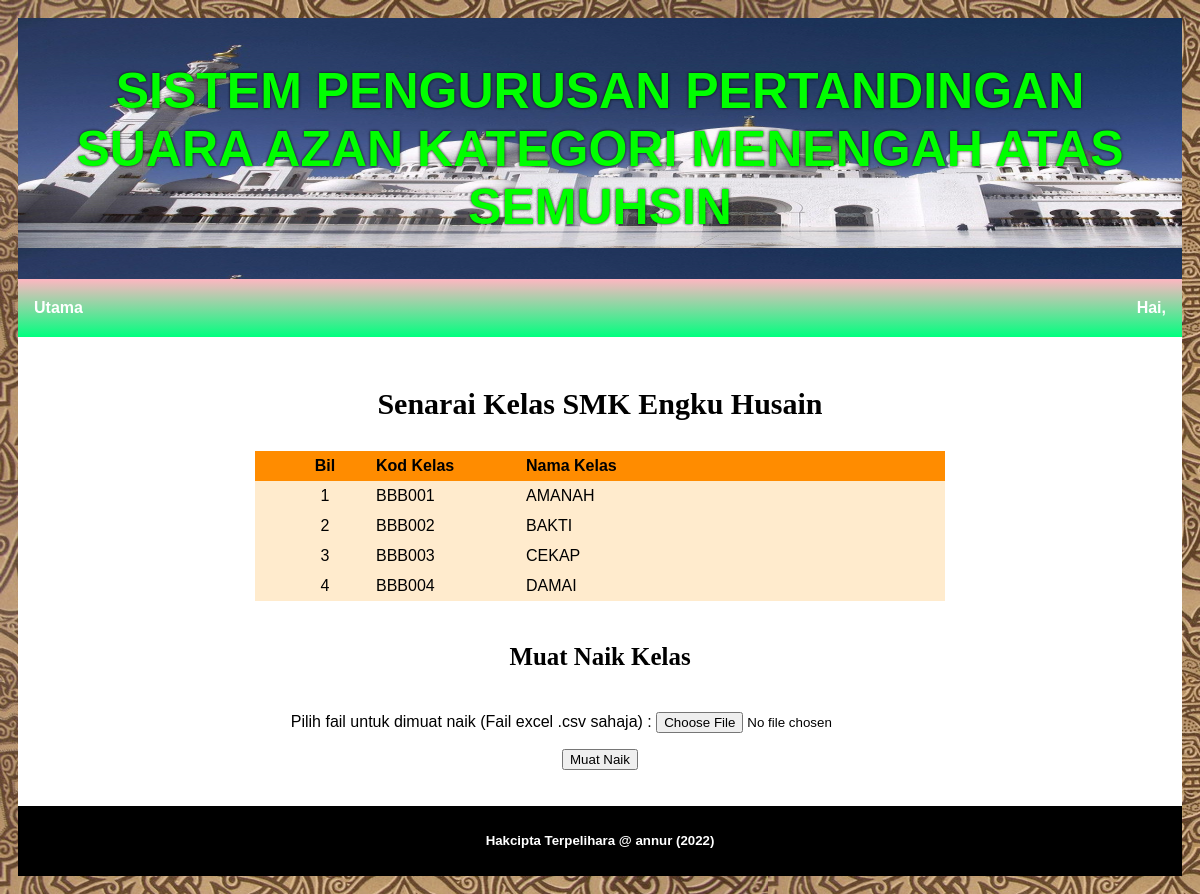
The page /annur/kelas.php (signed in) on the database its author committed.
### tables this page shows
CREATE TABLE `kelas` (
  `kod_kelas` varchar(7) NOT NULL,
  `nama_kelas` varchar(255) NOT NULL
);

### annur/kelas.php (the view, shortened to what this page needs)
<?php
include ("header.php");
include ("nav.php");
?>
<html>
<head>
</head>
<body>
<div id="mainbody">
<div id="tajuk">
   <p>Senarai Kelas SMK Engku Husain</p>
</div>
<?php
$mysql = "SELECT * FROM kelas
          ORDER BY kod_kelas";
$result = mysqli_query($conn, $mysql) or die(mysqli_error());
$bil = 0;
if (mysqli_num_rows($result) > 0)
{
	echo "<table border='0'>";
	echo "<col width='20'>";
	echo "<col width='100'>";
	echo "<col width='150'>";
	echo "<col width='400'>";
	echo "<col width='20'>";
	echo "<tr>";
	echo "<th></th>";
	echo "<th>Bil</th>";
	echo "<th>Kod Kelas</th>";
	echo "<th>Nama Kelas</th>";
	echo "<th></th>";
	echo "</tr>";
	while($row = mysqli_fetch_assoc($result))
	{
	$bil++;
	echo "<tr height='10'>";
	echo "<td></td>";
	echo "<td>".$bil."</td>";
	echo "<td>".$row['kod_kelas']."</td>";
	echo "<td>".$row['nama_kelas']."</td>";
	echo "<td></td>";
	echo "</tr>";
	}
	echo "</table>";
}
else { echo "<center>Tiada rekod</center>";}
?>
<p>
<div id="tajuk"><p><h5>Muat Naik Kelas</h5></div>
<form name="upload" action="upload_kelas.php" method="POST"
                    enctype="multipart/form-data">
<center>Pilih fail untuk dimuat naik (Fail excel .csv sahaja) :
<input type="file" name="fail_csv" required>
<p><input type="submit" name="upload" value="Muat Naik"></p>
</center>
</form>
</div>
<?php include ("footer.php"); ?>
</body>
</html>

### annur/kelas.php (style rules this page uses)
#mainbody { background-color: white; padding: 20px; }
#tajuk { font-size: 30px; font-family: Tw Cen MT Condensed; font-weight: bold; text-align: center; }
table { margin-left: auto; margin-right: auto; border-collapse: collapse; margin: auto; background-color: BlanchedAlmond; }
td { text-align: left; height: 30px; }
tr th:nth-child(2) { text-align: center; }
tr td:nth-child(2) { text-align: center; }
th { height: 30px; text-align: left; font-weight: bold; color: black; background-color: DarkOrange; }

### rows shown on the page
kelas: kod_kelas "BBB001", nama_kelas "AMANAH"
kelas: kod_kelas "BBB002", nama_kelas "BAKTI"
kelas: kod_kelas "BBB003", nama_kelas "CEKAP"
kelas: kod_kelas "BBB004", nama_kelas "DAMAI"
